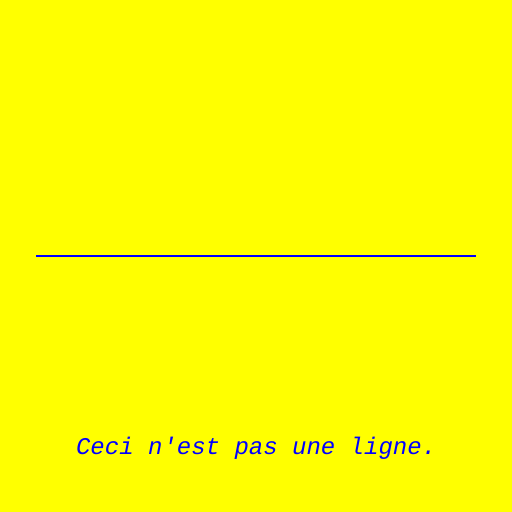
Frame 1 (no input)
Frame 2 (the mouse pressed at the canvas centre, redrawn once): identical to frame 1, image omitted

The p5.js sketch that drew this single still picture (run headless with seeded random() and noise() and a simulated clock; the mouse was pressed at the canvas centre and the sketch redrawn once):

// p5.js sketch
// ── sketch.js
// By Roni Kaufman
// https://ronikaufman.github.io/

// Genuary JAN.22
// "Draw a line. Wrong answers only."
// https://genuary2021.github.io/

function setup() {
  createCanvas(512, 512);
  noLoop();
  textFont("monospace", 24);
  textStyle(ITALIC);
  textAlign(CENTER, CENTER);
  strokeCap(SQUARE);
}

function draw() {
  background(255, 255, 0);
  
  stroke(0, 0, 255);
  strokeWeight(2);
  line(36, height/2, width - 36, height/2);
  
  noStroke();
  fill(0, 0, 255);
  text("Ceci n'est pas une ligne.", width/2, height - 64);
}
